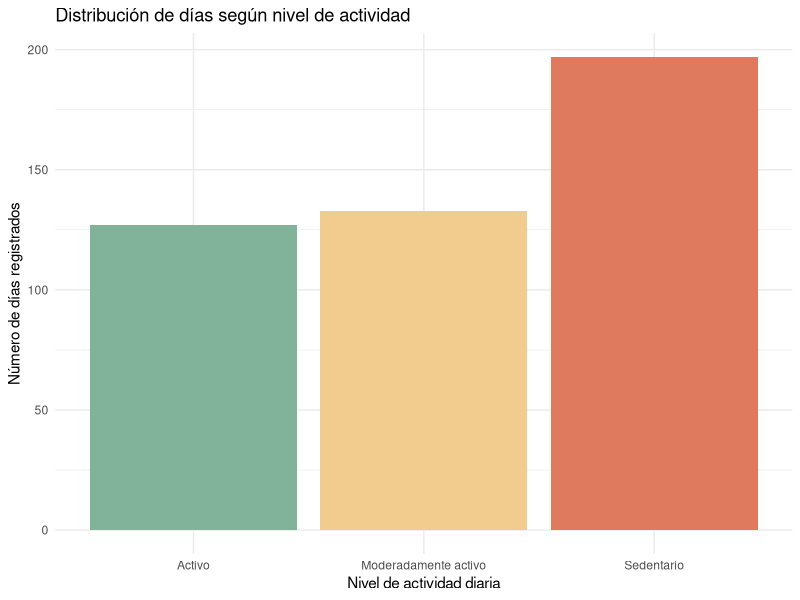
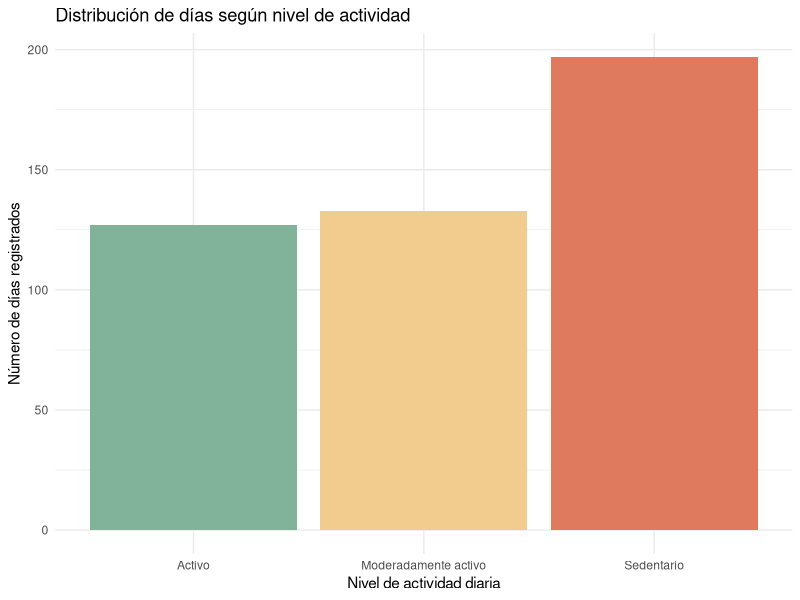

Generate these figures, in order, with R:
# Project: Bellabeat Case Study
# Analysis: Daily Activity Levels
# Description: Generates visualization for Figure 1
# Dataset: nivel_actividad.csv
# Tool: R (tidyverse, ggplot2)
# Output: Figure 1

# Libraries
library(tidyverse)
library(ggplot2)

activity_level <- read_csv("../data/nivel_actividad.csv")

plot1 <- ggplot(activity_level, aes(x = nivel_actividad, y = dias, fill = nivel_actividad)) +
  geom_bar(stat = "identity") +
  scale_fill_manual(values = c(
    "Sedentario" = "#E07A5F",
    "Moderadamente activo" = "#F2CC8F",
    "Activo" = "#81B29A"
  )) +
  labs(
    title = "Distribución de días según nivel de actividad",
    x = "Nivel de actividad diaria",
    y = "Número de días registrados"
  ) +
  theme_minimal() +
  guides(fill = "none")

plot1

ggsave("../images/figure1_daily_activity_distribution.png",
       plot = plot1,
       width = 8,
       height = 5)
